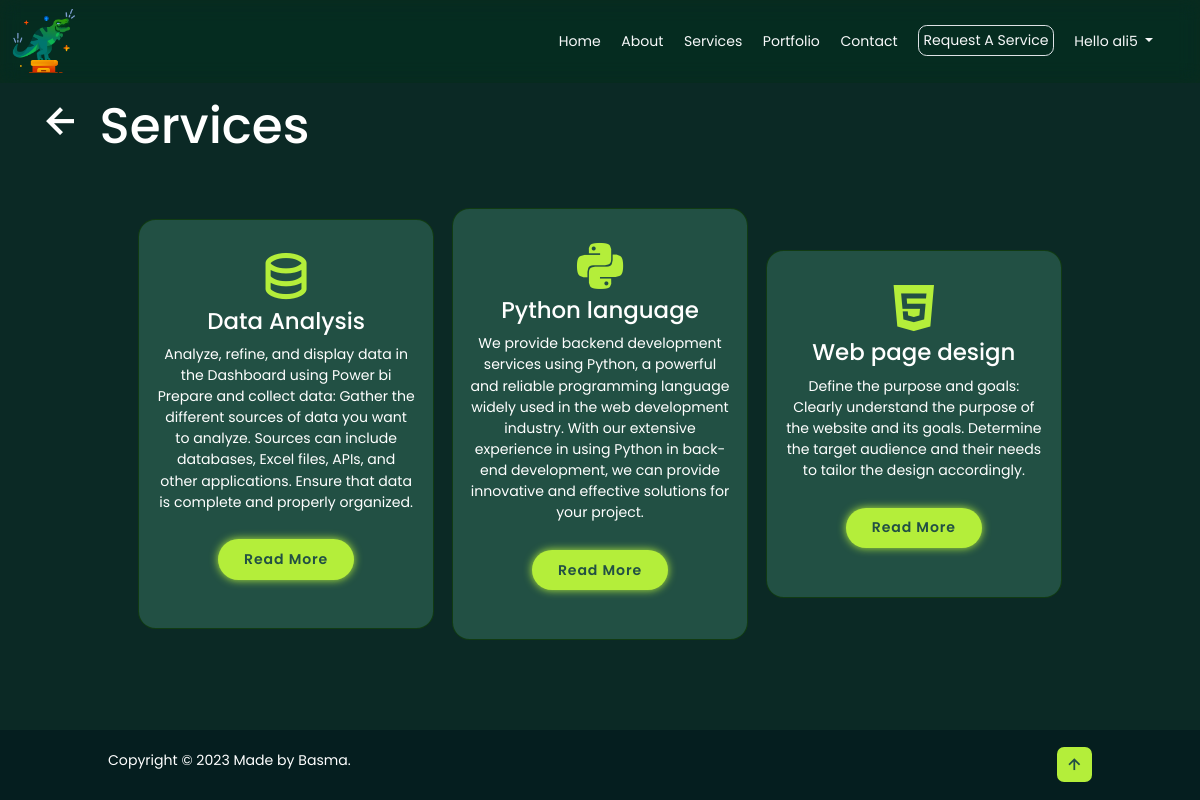
Screenshot of /service/serverc/ (signed in) with the database file from the repository.
### service/models.py (models this page shows)
class Service(models.Model):
    title = models.CharField(max_length=100)
    description = models.TextField()
    image = models.ImageField(upload_to='services/')
    created_at = models.DateTimeField(auto_now_add=True)
    icon = models.CharField(max_length=100, default='bx-cart')

### service/views.py (the view)
# urls.py: path('serverc/', views.service_list, name='service_list'),
@login_required
def service_list(request):
    services = Service.objects.all()
    return render(request, 'services/service_list.html', {'services': services})

### service/templates/services/service_list.html (shortened to what this page needs)
{% extends 'main/base.html' %}
{% load static %}
{% block content %}
<br>
{% if user.is_staff or user.is_superuser %}
<div class="d-flex justify-content-between">
  <a href="{% url 'accounts:profile' %}" style="text-decoration: none; color: white;"> <h1 style="font-size: 50px;"><i class='bx bx-left-arrow-alt' ></i> Services</h1></a>
  <a href="{% url 'service:service_create' %}" style="text-decoration: none; color: white;"> <h1 class="border rounded-3" style="font-size: 30px;"><i class='bx bx-plus' > </i> Add </h1></a>
</div>
{% else %}
<a href="{% url 'main:home' %}" style="text-decoration: none; color: white;"> <h1 style="font-size: 50px;"><i class='bx bx-left-arrow-alt' ></i> Services</h1></a>
{% endif %}
<section class="services rounded-5" style="margin-top: -40px;" id="services">
  <div class="services-container" >
      {% for service in services %}
      <div class="services-box" style="background-color: #225044!important;">
          <i class='bx {{ service.icon }}'></i>
          <h3>{{ service.title }}</h3>
          <p>{{ service.description }}</p>
          <a href="{% url 'service:service_detail' service.id %}" class="btn">Read More</a><br><br>
      </div>
    {% endfor %}
  </div>
</section>
{% endblock %}

### main/templates/main/base.html (shortened to what this page needs)
{% load static %}
<!DOCTYPE html>
<html lang="en">
<head>
    <link href="https://cdn.jsdelivr.net/npm/bootstrap@5.3.1/dist/css/bootstrap.min.css" rel="stylesheet">
    <link href='https://unpkg.com/boxicons@2.1.4/css/boxicons.min.css' rel='stylesheet'>
    <link rel="stylesheet" href="{% static 'css/style.css' %}">
</head>
<body style="background-color: #0B2925 !important;">
    <nav class="navbar navbar-expand-lg sticky-top" style="
    background-color: rgb(5, 51, 12, 0.2);
    z-index: 2;
    backdrop-filter: blur(10px) saturate(125%);
    -webkit-backdrop-filter: blur(10px) saturate(125%);">
        <div class="container">
            <a href="/" class=""><img src="{% static 'images/log7.png' %}" class="logo" alt=""></a>
          <div class="collapse navbar-collapse" id="navbarNav">
            <ul class="navbar-nav w-100 justify-content-around">
              <li class="nav-item">
                <a href="/#" class="link-light link-offset-2 link-offset-3-hover link-underline link-underline-opacity-0 link-underline-opacity-75-hover">Home</a>
              </li>
              <li class="nav-item">
                <a href="/#about"  class="link-light link-offset-2 link-offset-3-hover link-underline link-underline-opacity-0 link-underline-opacity-75-hover">About</a>
              </li>
              <li class="nav-item">
                <a href="/#services"  class="link-light link-offset-2 link-offset-3-hover link-underline link-underline-opacity-0 link-underline-opacity-75-hover">Services</a>
            </li>
              <li class="nav-item">
                <a href="/#portfolio"  class="link-light link-offset-2 link-offset-3-hover link-underline link-underline-opacity-0 link-underline-opacity-75-hover">Portfolio</a>
            </li>
            <li class="nav-item">
                <a href="/#contact"  class="link-light link-offset-2 link-offset-3-hover link-underline link-underline-opacity-0 link-underline-opacity-75-hover">Contact</a>
            </li>
            {% if user.is_authenticated %}
            <li class="nav-item">
              <a href="{% url 'service:service_list' %}"  class=" border p-2 rounded-4 link-light link-offset-2 link-offset-3-hover link-underline link-underline-opacity-0 link-underline-opacity-75-hover">Request A Service</a>
            </li>
          {% endif %}
            <li class="nav-item">
                <div class="dropdown">
                    <a class="link-light link-offset-2 link-offset-3-hover link-underline link-underline-opacity-0 link-underline-opacity-75-hover dropdown-toggle" type="button" id="dropdownMenuButton1" data-bs-toggle="dropdown" aria-expanded="false">
                      {% if user.is_authenticated %}
                      Hello {{ user.username }}
                      {% else %}
                      Account
                      {% endif %}
                    </a>
                  </div>
            </li>
          </div>
        </div>
    </nav>
    <div class="container">
        {% block content %}
        {% endblock %}
    </div>
    <footer class="footer" style="background-color: #051E1F!important;">
        <div class="footer-text">
          <p>Copyright &copy; 2023 Made by Basma.</p>
        </div>
        <div class="footer-iconTop">
            <a style="text-decoration: none;" href="#home"><i class='bx bx-up-arrow-alt'></i></a>
        </div>
    </footer>
</body>
</html>

### BasmaSite/static/css/style.css (style rules this page uses)
* { box-sizing: border-box; text-decoration: none; border: none; outline: none; scroll-behavior: smooth; font-family: 'Poppins', sans-serif; }
:root { --bg-color: #0d3607cc; --second-bg-color: #225044; --text-color: #fff; --main-color: #B4EE3A!important; }
html { font-size: 62.5%; overflow-x: hidden; }
body { background-color:var(--bg-color); color: var(--text-color); display: flex; flex-direction: column; min-height: 100vh; }
section { min-height: 100vh; padding: 10rem 9% 2rem; }
.logo { left: -6%; width: 15%; float: left; position: relative; margin-top: -3px; }
.navbar a { font-size: 1.6rem; transition: .3s; }
.btn { display: inline-block; padding: 1rem 2.8rem; background: var(--main-color); border-radius: 4rem; box-shadow: 0 0 1rem var(--main-color); font-size: 1.6rem; color: var(--second-bg-color); letter-spacing: .1rem; font-weight: 600; transition: .5s ease; }
.services { min-height: auto; padding-bottom: 10rem; }
.services-container { display: flex; justify-content: center; align-items: center; flex-wrap: wrap; gap: 2rem; }
.services-container .services-box { flex: 1 1 30rem; background: var(--second-bg-color); padding: 3rem 2rem 4rem; border-radius: 2rem; text-align: center; border: .2rem solid var(--bg-color); transition: .5s ease; }
.services-box i { font-size: 7rem; color: var(--main-color); }
.services-box h3 { font-size: 2.6rem; }
.services-box p { font-size: 1.6rem; margin: 1rem 0 3rem; }
.footer { width: 100%; display: flex; padding: 2rem 9%; color: white; text-align: center; margin-top: auto; bottom: 0; justify-content: space-between; align-items: center; flex-wrap: wrap; background: var(--second-bg-color); }
.footer-text p { font-size: 1.6rem; }
.footer-iconTop a { display: inline-flex; justify-content: center; align-items: center; padding: .8rem; background: var(--main-color); border-radius: .8rem; transition: .5s ease; }
.footer-iconTop a i { font-size: 2.4rem; color: var(--second-bg-color); }
@media (max-width: 1200px) { html { font-size: 55%; } }

### rows the page displays
Service: title "Data Analysis", description "Analyze, refine, and display data in the Dashboard using Power bi Prepare and collect data: Gather the different sources of data you want to analyze. Sources can include databases, Excel files, APIs, and other applications. Ensure that data is complete and properly organized."
Service: title "Python language", description "We provide backend development services using Python, a powerful and reliable programming language widely used in the web development industry. With our extensive experience in using Python in back-end development, we can provide innovative and effective solutions for your project."
Service: title "Web page design", description "Define the purpose and goals: Clearly understand the purpose of the website and its goals. Determine the target audience and their needs to tailor the design accordingly."

### other values shown
{{ user.username }} "ali5"
